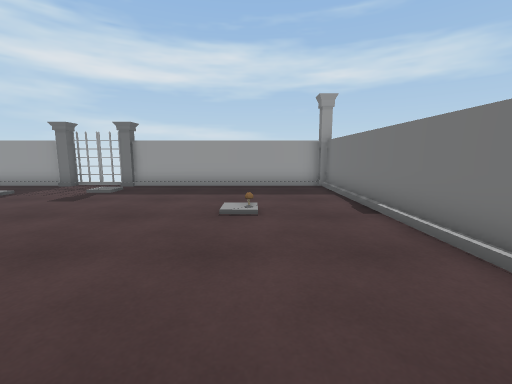
view 1 (above)

12 first-person views from a walk through a 3-D level made in the Unity game engine. The camera is 1.2 m above the floor, tilts 8° down and sees 90° across. The floor is counted in squares, 1 m on a side. Each view is taken from the middle of a square. On the plan, view 1 faces up. The plan holds only what a view shows up to about 12 squares ahead; the rest is blank.

view 2
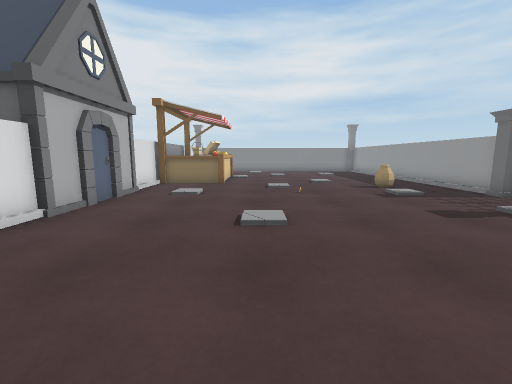

view 3
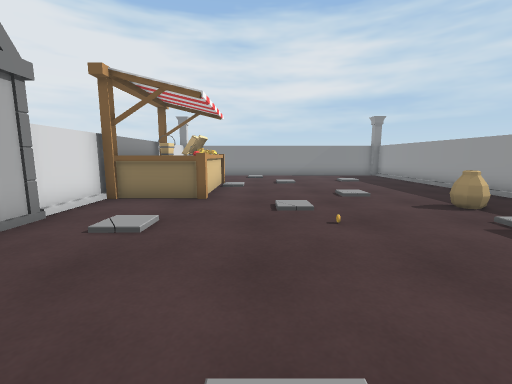

view 4
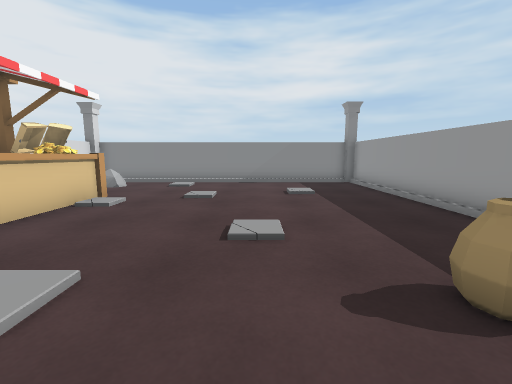

view 5
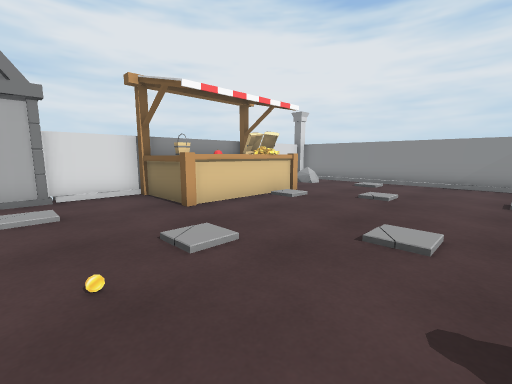

view 6
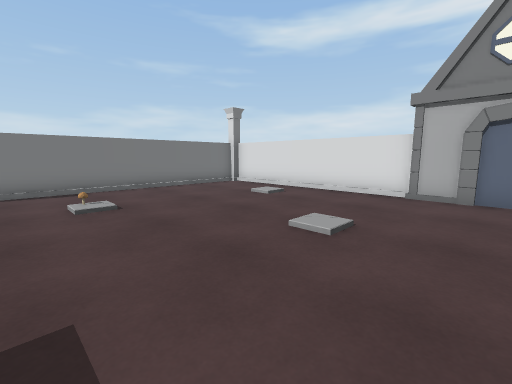

view 7
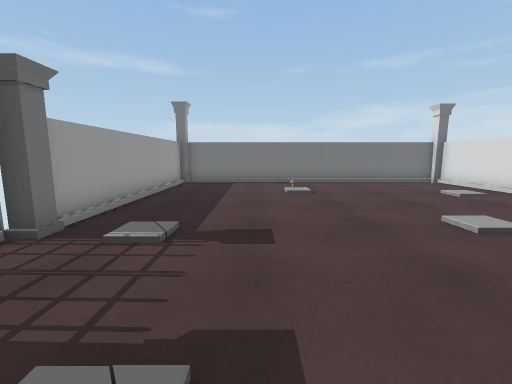

view 8
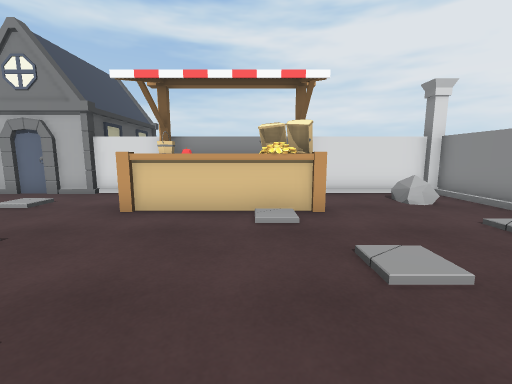

view 9
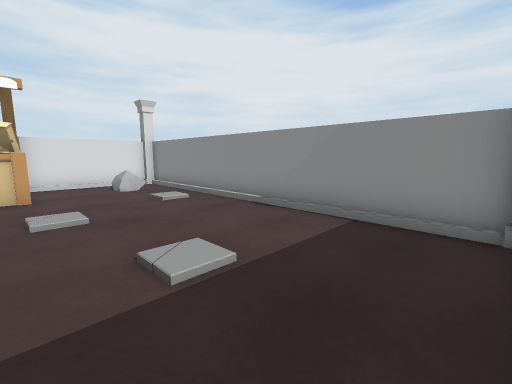

view 10
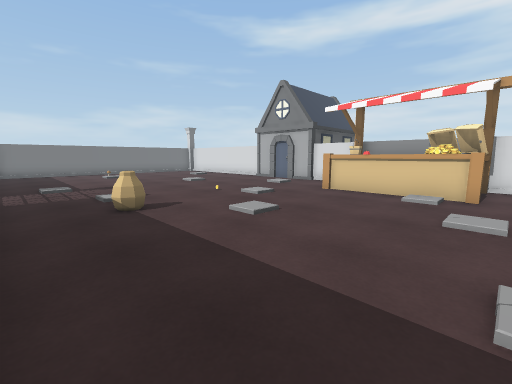

view 11
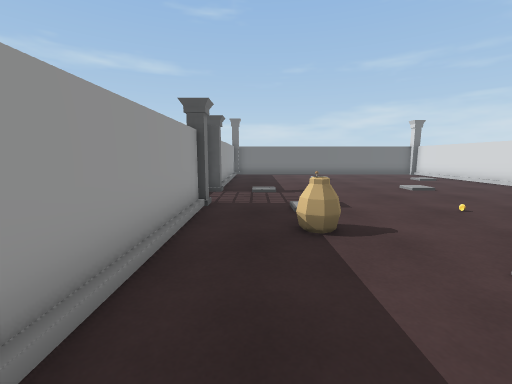

view 12
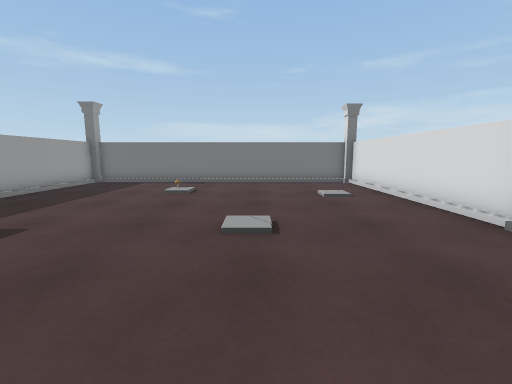

### Floor plan
Key: @ floor where view 1 was taken; # wall or solid block; . floor; / step, stairs or slope; G gate; C column; I coin; S stall; H house; R rock; O other object.
Columns run from 20 left of view 1 to 3 right of it. Each row starts with its distance up from view 1.
 11  ############GG#########
 10 C////////////..G///////C
  9 #......................#
  8 #.........O............#
  7 #......................#
  6 #...................O..#
  5 #......................#
  4 #..........I...........#
  3 #......................#
  2 #......................#
  1 #....SSSSS.............#
  0 #.R..SSSSS..........@..#
 -1 C####SSSSS###H#########C
 -2            HHHH
 -3            HHHH

Where each view was taken, in squares from view 1:
view 1: 0 up, 0 right, facing up
view 2: 3 up, 0 right, facing left
view 3: 3 up, 4 left, facing left
view 4: 6 up, 8 left, facing left
view 5: 7 up, 8 left, facing down-left
view 6: 7 up, 7 left, facing down-right
view 7: 7 up, 9 left, facing right
view 8: 7 up, 14 left, facing down
view 9: 10 up, 15 left, facing down-left
view 10: 10 up, 16 left, facing down-right
view 11: 9 up, 14 left, facing right
view 12: 3 up, 9 left, facing right
